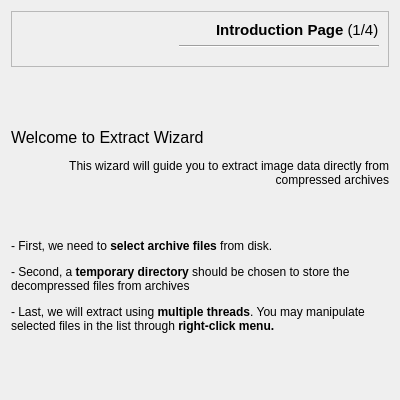
<?xml version="1.0" encoding="UTF-8"?>
<ui version="4.0">
 <class>QExtractWizardPageIntro</class>
 <widget class="QWizardPage" name="QExtractWizardPageIntro">
  <property name="geometry">
   <rect>
    <x>0</x>
    <y>0</y>
    <width>400</width>
    <height>400</height>
   </rect>
  </property>
  <property name="minimumSize">
   <size>
    <width>400</width>
    <height>400</height>
   </size>
  </property>
  <property name="windowTitle">
   <string>WizardPage</string>
  </property>
  <property name="title">
   <string/>
  </property>
  <layout class="QVBoxLayout" name="verticalLayout">
   <item>
    <widget class="QFrame" name="mTitleFrame">
     <property name="sizePolicy">
      <sizepolicy hsizetype="Minimum" vsizetype="Minimum">
       <horstretch>0</horstretch>
       <verstretch>0</verstretch>
      </sizepolicy>
     </property>
     <property name="maximumSize">
      <size>
       <width>16777215</width>
       <height>56</height>
      </size>
     </property>
     <property name="layoutDirection">
      <enum>Qt::RightToLeft</enum>
     </property>
     <property name="frameShape">
      <enum>QFrame::StyledPanel</enum>
     </property>
     <property name="frameShadow">
      <enum>QFrame::Raised</enum>
     </property>
     <layout class="QFormLayout" name="formLayout">
      <item row="0" column="0">
       <widget class="QLabel" name="mLabelTitle">
        <property name="sizePolicy">
         <sizepolicy hsizetype="Minimum" vsizetype="Minimum">
          <horstretch>0</horstretch>
          <verstretch>0</verstretch>
         </sizepolicy>
        </property>
        <property name="font">
         <font>
          <family>Microsoft Sans Serif</family>
          <pointsize>11</pointsize>
         </font>
        </property>
        <property name="layoutDirection">
         <enum>Qt::LeftToRight</enum>
        </property>
        <property name="text">
         <string>&lt;html&gt;&lt;head/&gt;&lt;body&gt;&lt;p&gt;&lt;span style=&quot; font-weight:600;&quot;&gt;Introduction Page &lt;/span&gt;(1/4)&lt;/p&gt;&lt;/body&gt;&lt;/html&gt;</string>
        </property>
       </widget>
      </item>
      <item row="1" column="0">
       <widget class="Line" name="mHLine0">
        <property name="minimumSize">
         <size>
          <width>200</width>
          <height>0</height>
         </size>
        </property>
        <property name="orientation">
         <enum>Qt::Horizontal</enum>
        </property>
       </widget>
      </item>
     </layout>
    </widget>
   </item>
   <item>
    <widget class="QLabel" name="mLabelHint1">
     <property name="font">
      <font>
       <family>Microsoft Sans Serif</family>
      </font>
     </property>
     <property name="text">
      <string>&lt;html&gt;&lt;head/&gt;&lt;body&gt;&lt;p&gt;&lt;span style=&quot; font-size:12pt;&quot;&gt;Welcome to Extract Wizard&lt;/span&gt;&lt;/p&gt;&lt;p align=&quot;right&quot;&gt;This wizard will guide you to extract image data directly from compressed archives&lt;/p&gt;&lt;p align=&quot;right&quot;&gt;&lt;br/&gt;&lt;/p&gt;&lt;p&gt;- First, we need to &lt;span style=&quot; font-weight:600;&quot;&gt;select archive files&lt;/span&gt; from disk.&lt;/p&gt;&lt;p&gt;- Second, a &lt;span style=&quot; font-weight:600;&quot;&gt;temporary directory &lt;/span&gt;should be chosen to store the decompressed files from archives&lt;/p&gt;&lt;p&gt;- Last, we will extract using &lt;span style=&quot; font-weight:600;&quot;&gt;multiple threads&lt;/span&gt;. You may manipulate selected files in the list through &lt;span style=&quot; font-weight:600;&quot;&gt;right-click menu.&lt;/span&gt;&lt;/p&gt;&lt;/body&gt;&lt;/html&gt;</string>
     </property>
     <property name="wordWrap">
      <bool>true</bool>
     </property>
    </widget>
   </item>
  </layout>
 </widget>
 <resources/>
 <connections/>
</ui>
